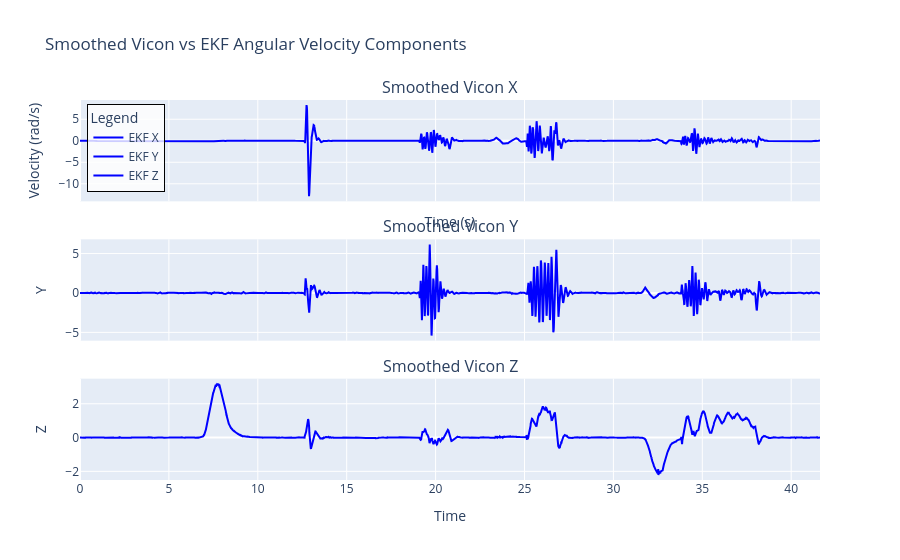

Source (notebook cell):
### Code cell
# Plot pos Wx,y,z components
fig = make_subplots(rows=3, cols=1, shared_xaxes=True,
    subplot_titles=("Smoothed Vicon X", "Smoothed Vicon Y", "Smoothed Vicon Z"),
    vertical_spacing=0.1
)

t_min = state_estimates.time.to_numpy()[0]
t = state_estimates.time.to_numpy() - t_min
print(t_min)
plt.add_xyz_traces_stacked(fig, t, state_estimates.velocity_angular.to_numpy(), label_prefix="EKF", line=dict(color='blue'))


fig.update_layout(
    title="Smoothed Vicon vs EKF Angular Velocity Components",
    xaxis_title="Time (s)",
    yaxis_title="Velocity (rad/s)",
    legend=dict(
        title="Legend",
        x=0.01,
        y=0.99,
        bgcolor='rgba(255, 255, 255, 0.8)',
        bordercolor='black',
        borderwidth=1
    )
)
fig.show()

### Figure 1 — Plotly figure (JSON) as saved in the notebook; plotly's stock layout.template omitted (floating-point values rounded to 4 significant figures; data arrays with more than 128 entries replaced by an {"elided": "..."} marker saying what was removed)
{"data": [{"hovertemplate": "EKF X<br>Time: %{x:.2f}<br>Value: %{y:.2f}<extra></extra>", "line": {"color": "blue"}, "mode": "lines", "name": "EKF X", "type": "scatter", "x": {"elided": "4158 float values"}, "xaxis": "x", "y": {"elided": "4158 float values"}, "yaxis": "y"}, {"hovertemplate": "EKF Y<br>Time: %{x:.2f}<br>Value: %{y:.2f}<extra></extra>", "line": {"color": "blue"}, "mode": "lines", "name": "EKF Y", "type": "scatter", "x": {"elided": "4158 float values"}, "xaxis": "x2", "y": {"elided": "4158 float values"}, "yaxis": "y2"}, {"hovertemplate": "EKF Z<br>Time: %{x:.2f}<br>Value: %{y:.2f}<extra></extra>", "line": {"color": "blue"}, "mode": "lines", "name": "EKF Z", "type": "scatter", "x": {"elided": "4158 float values"}, "xaxis": "x3", "y": {"elided": "4158 float values"}, "yaxis": "y3"}], "layout": {"annotations": [{"font": {"size": 16}, "showarrow": false, "text": "Smoothed Vicon X", "x": 0.5, "xanchor": "center", "xref": "paper", "y": 1, "yanchor": "bottom", "yref": "paper"}, {"font": {"size": 16}, "showarrow": false, "text": "Smoothed Vicon Y", "x": 0.5, "xanchor": "center", "xref": "paper", "y": 0.6333, "yanchor": "bottom", "yref": "paper"}, {"font": {"size": 16}, "showarrow": false, "text": "Smoothed Vicon Z", "x": 0.5, "xanchor": "center", "xref": "paper", "y": 0.2667, "yanchor": "bottom", "yref": "paper"}], "legend": {"bgcolor": "rgba(255, 255, 255, 0.8)", "bordercolor": "black", "borderwidth": 1, "title": {"text": "Legend"}, "x": 0.01, "y": 0.99}, "title": {"text": "Smoothed Vicon vs EKF Angular Velocity Components"}, "xaxis": {"anchor": "y", "domain": [0, 1], "matches": "x3", "showticklabels": false, "title": {"text": "Time (s)"}}, "xaxis2": {"anchor": "y2", "domain": [0, 1], "matches": "x3", "showticklabels": false}, "xaxis3": {"anchor": "y3", "domain": [0, 1], "title": {"text": "Time"}}, "yaxis": {"anchor": "x", "domain": [0.7333, 1], "title": {"text": "Velocity (rad/s)"}}, "yaxis2": {"anchor": "x2", "domain": [0.3667, 0.6333], "title": {"text": "Y"}}, "yaxis3": {"anchor": "x3", "domain": [0, 0.2667], "title": {"text": "Z"}}}}
